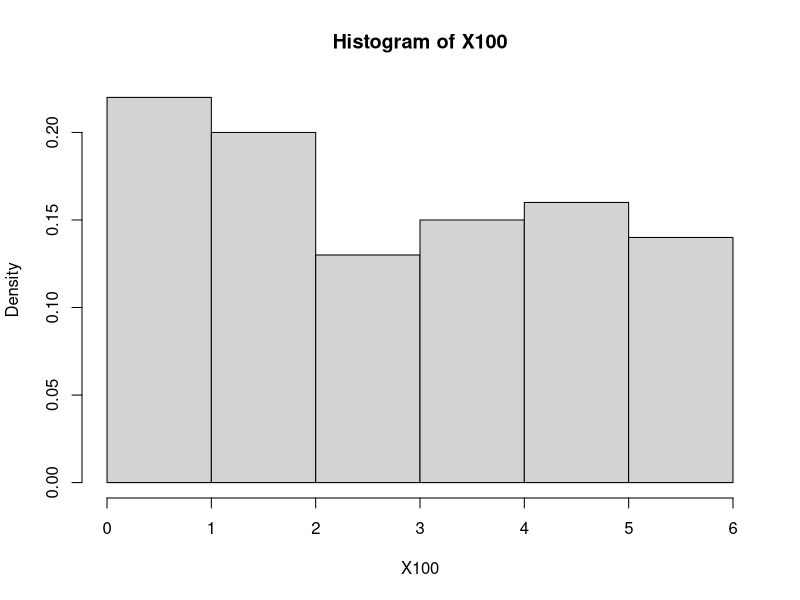

Here is the R script that generated this plot:
#(1)
#サイコロを10回投げたというシミュレーションを実施し、その結果を表示
n<-10
X10<-floor(runif(n,1,7))
X10

#(2)
#100回サイコロを投げたというシミュレーションを実施し、その結果をヒストグラムで表示
n<-100
X100<-floor(runif(n,1,7))
hist(X100,breaks=seq(0,6,by=1),freq=F)

#(3)
#(2)のシミュレーション結果より標本平均と標本分散を表示
mean(X100)
var(X100)

#(4)
#(2)のシミュレーション結果を用いてそれぞれの相対頻度を表示
fraction=6
for (i in 1:6){
fraction[i]<-length(X100[X100==i])/n
}
fraction
